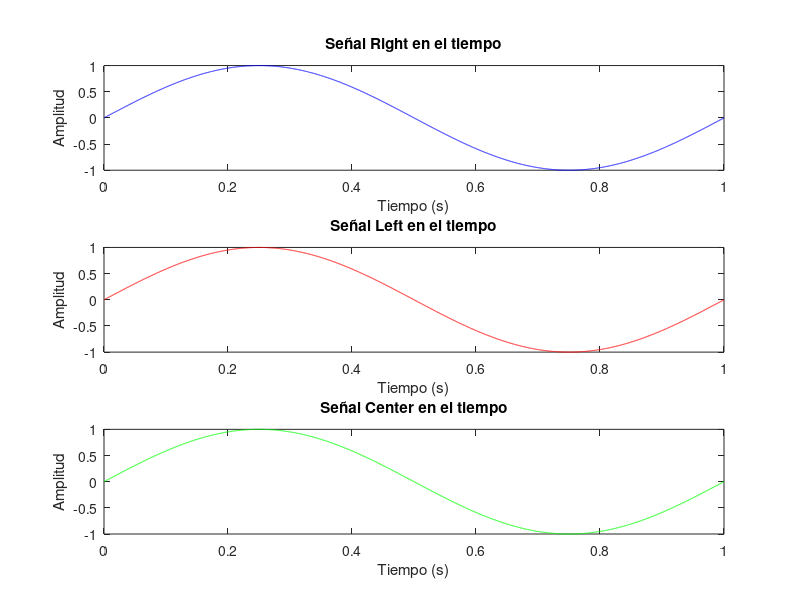
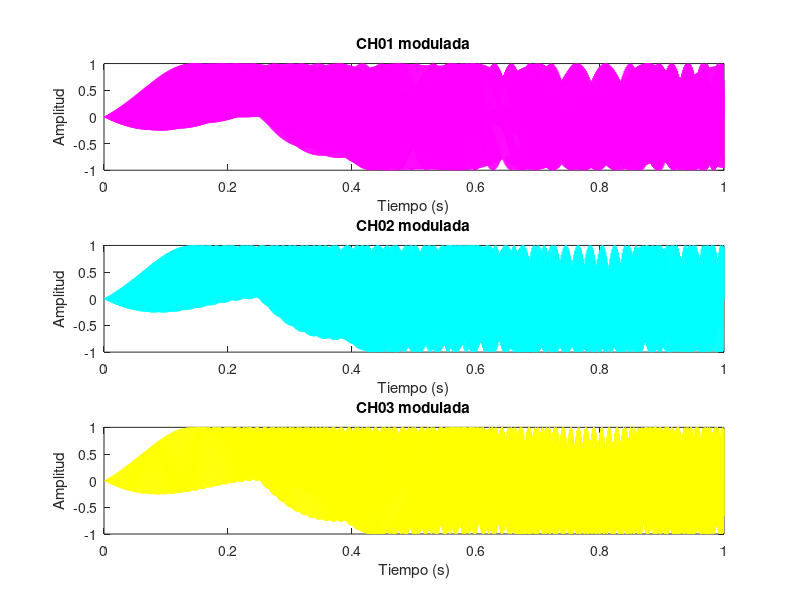
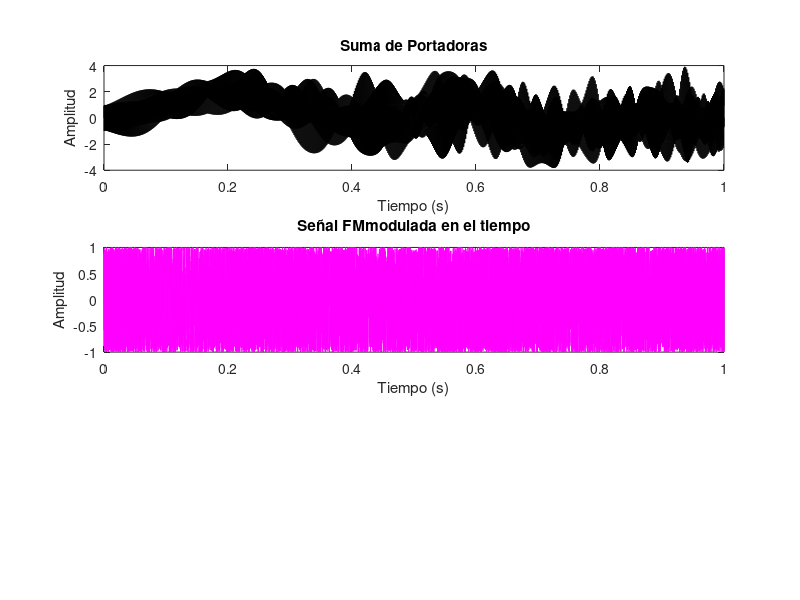
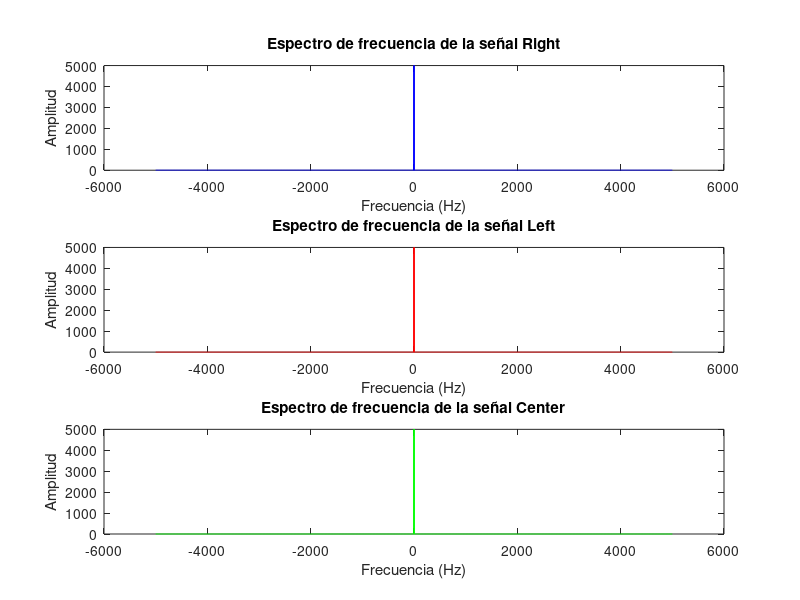

MATLAB code for these plots, in order:
% Para los análisis que hace Matlab en función del tiempo es necesario
% tener una referencia para las gráficas y comportamiento de las funciones
% Para nuestro caso se va a usar 1 segundo denominado 'foto' la cual va a tener 
% una exposición de 0 a 1 segundo, subdividida en 10000 pares
foto = 1; % Duración de la señal (segundos), dichos valores se visualizan
% en el eje x
fs = 10000; % Frecuencia de muestreo (Hz)
t = linspace(0, foto, fs); % Vector de tiempo

% Definición de las variables
Right = 1;
Left = 1;
Center = 1;

BandWidth = 120000; % Frecuencia central (Hz)
FXporta = 110000000;  % Ancho de banda (Hz)
fxpiloto = 1875; % 1875 hz
fxbase = fxpiloto * 2; % 3750 hz
fxbaja = fxpiloto * 7; % 13125 hz
fxmedia = fxpiloto * 17; % 31875  hz
fxalta = fxpiloto * 27; % 50625 hz 
 
%para poder distribuir equitativamente el ancho de banda contemplamos los siguientes
%tenemos un ancho de banda de 120 los cuales basado en fourier donde del análisis en
%el dominio de la frecuencia sabemos que las señales se repiten, por lo tanto solo se
%puede usar la mitad del ancho de banda es decir 60, de 60 lo tenemos que dividir en tres portadoras
% de tal forma que cada una no exceda del 15000 hz, por lo tanto nos queda 15000 libres los cuales 
% se usan para que sirvan de salvaguarda entre las subportadoras, separando cada subportadora + frecuencia maxima en 
% 5000 hz partiendo de la frecuencia de 19000
% y tomando lo anterior expuesto es que sacamos los valores de las otras subportadoras 
% que para referencia serán 13125, 31875 y 50625
espacio_guarda = 3750; % hz
FmaxAudioMax = 15000;

% Cálculo del índice de modulación
HBW = BandWidth / 2;
IndMod =  HBW / FmaxAudioMax;

% Generación de las señales
fxRight = sin(2*pi*Right*t);
fxLeft = sin(2*pi*Left*t);
fxCenter = sin(2*pi*Center*t);

% Generación de sub_portadoras
fxPiloto = sin(2*pi*fxpiloto*t);
fxBaja = sin(2*pi*fxbaja*t);
fxMedia = sin(2*pi*fxmedia*t);
fxAlta = sin(2*pi*fxalta*t);

% Desplazamiento por medio de multiplicación 
desCH01 = sin(2*pi*(fxRight + fxBaja).*t); % Multiplicación element-wise
desCH02 = sin(2*pi*(fxLeft + fxMedia).*t);
desCH03 = sin(2*pi*(fxCenter + fxAlta).*t);

% Multiplicación de las subportadoras de audio con la frecuencia piloto
subporta = fxPiloto + desCH01 + desCH02 + desCH03;

% Modulación FM
FMmodulada = cos(2*pi*FXporta*t + IndMod*subporta);

% Transformada de Fourier
N = length(t);
f = (-fs/2 : fs/N : fs/2 - fs/N); % Vector de frecuencias

% Cálculo de la FFT para cada señal y operación
FFT_fxRight = fftshift(fft(fxRight, N));
FFT_fxLeft = fftshift(fft(fxLeft, N));
FFT_fxCenter = fftshift(fft(fxCenter, N));
FFT_modCH01 = fftshift(fft(desCH01, N));
FFT_modCH02 = fftshift(fft(desCH02, N));
FFT_modCH03 = fftshift(fft(desCH03, N));
FFT_subporta = fftshift(fft(subporta, N));
FFT_FModulada = fftshift(fft(FMmodulada, N));

% Visualización de los resultados en función del tiempo
figure('Position', [100, 100, 800, 600]);

subplot(3,1,1);
plot(t, fxRight, 'b');
title('Señal Right en el tiempo');
xlabel('Tiempo (s)');
ylabel('Amplitud');

subplot(3,1,2);
plot(t, fxLeft, 'r');
title('Señal Left en el tiempo');
xlabel('Tiempo (s)');
ylabel('Amplitud');

subplot(3,1,3);
plot(t, fxCenter, 'g');
title('Señal Center en el tiempo');
xlabel('Tiempo (s)');
ylabel('Amplitud');

figure('Position', [100, 100, 800, 600]);

subplot(3,1,1);
plot(t, desCH01, 'm');
title('CH01 modulada');
xlabel('Tiempo (s)');
ylabel('Amplitud');

subplot(3,1,2);
plot(t, desCH02, 'c');
title('CH02 modulada');
xlabel('Tiempo (s)');
ylabel('Amplitud');

subplot(3,1,3);
plot(t, desCH03, 'y');
title('CH03 modulada');
xlabel('Tiempo (s)');
ylabel('Amplitud');

figure('Position', [100, 100, 800, 600]);

subplot(3,1,1);
plot(t, subporta, 'k');
title('Suma de Portadoras');
xlabel('Tiempo (s)');
ylabel('Amplitud');

subplot(3,1,2);
plot(t, FMmodulada, 'm');
title('Señal FMmodulada en el tiempo');
xlabel('Tiempo (s)');
ylabel('Amplitud');

% Visualización de los resultados en función de la frecuencia
figure('Position', [100, 100, 800, 600]);

subplot(3,1,1);
plot(f, abs(FFT_fxRight), 'b');
title('Espectro de frecuencia de la señal Right');
xlabel('Frecuencia (Hz)');
ylabel('Amplitud');

subplot(3,1,2);
plot(f, abs(FFT_fxLeft), 'r');
title('Espectro de frecuencia de la señal Left');
xlabel('Frecuencia (Hz)');
ylabel('Amplitud');

subplot(3,1,3);
plot(f, abs(FFT_fxCenter), 'g');
title('Espectro de frecuencia de la señal Center');
subplot(3,1,3);
plot(f, abs(FFT_fxCenter), 'g');
title('Espectro de frecuencia de la señal Center');
xlabel('Frecuencia (Hz)');
ylabel('Amplitud');

figure('Position', [100, 100, 800, 600]);

subplot(3,1,1);
plot(f, abs(FFT_modCH01), 'm');
title('Espectro de frecuencia de CH01 modulada');
xlabel('Frecuencia (Hz)');
ylabel('Amplitud');

subplot(3,1,2);
plot(f, abs(FFT_modCH02), 'c');
title('Espectro de frecuencia de CH02 modulada');
xlabel('Frecuencia (Hz)');
ylabel('Amplitud');

subplot(3,1,3);
plot(f, abs(FFT_modCH03), 'y');
title('Espectro de frecuencia de CH03 modulada');
xlabel('Frecuencia (Hz)');
ylabel('Amplitud');

figure('Position', [100, 100, 800, 600]);

subplot(3,1,1);
plot(f, abs(FFT_subporta), 'k');
title('Espectro de frecuencia de Suma de Portadoras');
xlabel('Frecuencia (Hz)');
ylabel('Amplitud');

subplot(3,1,2);
plot(f, abs(FFT_FModulada), 'm');
title('Espectro de frecuencia de la señal FMmodulada');
xlabel('Frecuencia (Hz)');
ylabel('Amplitud');
